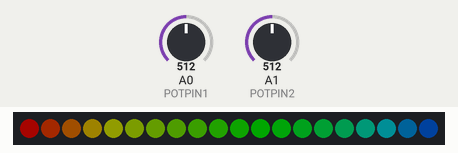
Simulated run of this sketch. Board: Arduino Uno, built with avr-gcc and run on an emulated ATmega328P. On the bench: 20 RGB LEDs in strip order, left to right. The inputs (shaded band) are chosen by the test bench; at power-on: A1 (POTPIN2) = 512, A0 (POTPIN1) = 512. Dim RGB values are drawn brighter than linear; colours are those a GRB WS2812 strip shows for the declared byte order.

Above: at 2.2 s.
2.3 s: A1 (POTPIN2) set to 111
At 3.03 s:
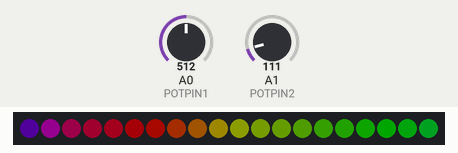
4.9 s: A1 (POTPIN2) set to 91
At 6.67 s:
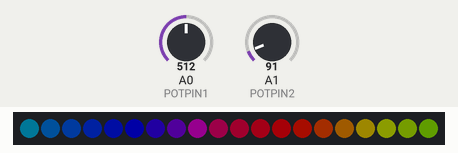
6.7 s: A0 (POTPIN1) set to 1023
At 6.81 s:
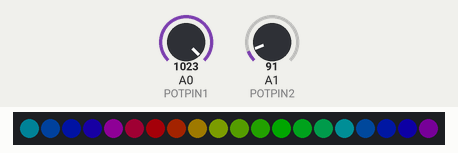
8.5 s: A0 (POTPIN1) set to 900
At 9.23 s:
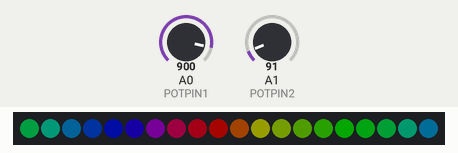
11.5 s: A0 (POTPIN1) set to 122
At 12.62 s:
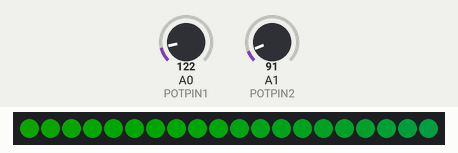
13.2 s: A1 (POTPIN2) set to 122
At 14.8 s:
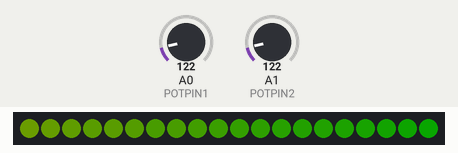

Measured:
- the behaviour switches between 103 and 102 on A1 (POTPIN2) (found by bisection; images 1 and 2)
- after the input at 2.3 s, the LEDs: first change after 0.27 s (image 1 shows a later state)
- after the input at 4.9 s, the LEDs: first change at once (image 2 shows a later state)
- after the input at 6.7 s, the LEDs: change after 0.06 s (image 3)
- after the input at 8.5 s, the LEDs: first change after 0.27 s (image 4 shows a later state)
- after the input at 11.5 s, the LEDs: first change at once (image 5 shows a later state)

The sketch:

next.ino
```cpp
// Led strip animation using FastLED
// https://github.com/FastLED/FastLED

#include "FastLED.h"
#include <stdlib.h>
#include <math.h>

#define pi             3.14159265358979323846
#define BYTE           255         // FastLED channels are all bytes
#define PIN            3           // data pin for led strip (pwm)
#define POTPIN1        0           // potentiometer analog input pin
#define POTPIN2        1           // potentiometer analog input pin
#define NUMPIXELS      20         // number of leds on led strip
#define fps            50          // frames per second
#define saturation     1           // saturation for hsv, [0-1]
#define value          0.4         // value for hsl, [0-1]
#define periodInMs     1000        // ms length of period
#define periodInPixels 15          // pixel length of period

#define programs       7

int msPerFrame = 1000 / fps;
float timesPerMs = 1 / float(periodInMs);
float huePerPixel = 1 / float(periodInPixels);

int t;
float hue;
CRGB leds[NUMPIXELS];

/////////////////////////////////////////////////////

void setup() {
  FastLED.addLeds<WS2812, PIN>(leds, NUMPIXELS);
  t = 0;
  for (int i=0; i<NUMPIXELS; i++) {
    leds[i] = CHSV(0, 0, 100);
  }
  FastLED.show();
  delay(1000);
}

void loop() {

  for (int i=0; i<NUMPIXELS; i++) {
    hue = timesPerMs * t - huePerPixel * i * analogRead(POTPIN1)/1024;
    leds[i] = CHSV(BYTE * hue, BYTE * saturation, BYTE * value);
  }

  FastLED.show();

  t = int(float(t) + msPerFrame * analogRead(POTPIN2) / 1024) % periodInMs;
  delay(msPerFrame);
}

//////////////////////////////////////////////////////////
```
